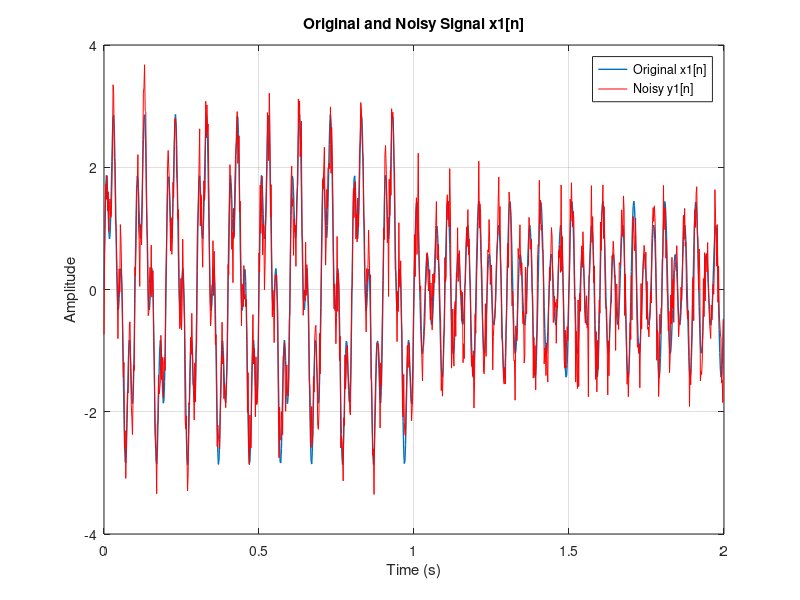
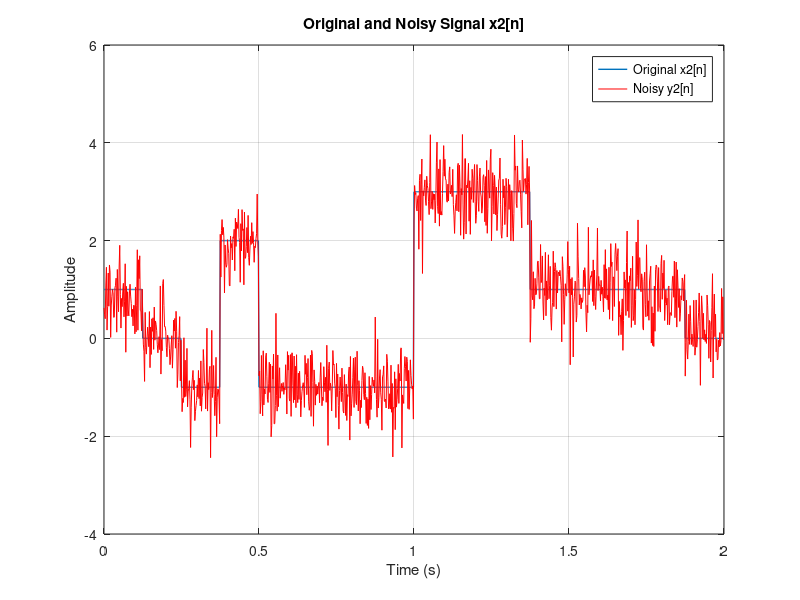

These charts were generated, in order, by the following MATLAB code: (Note: this script raises an error after producing the figures.)
%% Parameters
fs = 512;          % Sampling frequency in Hz
n = 0:1023;        % Sample indices
t = n/fs;          % Time vector in seconds

%% -------------------- Signal x1[n] --------------------
x1n = zeros(size(n));

% First segment
x1n(1:512) = 2*sin(20*pi*t(1:512)) + sin(80*pi*t(1:512));

% Second segment
x1n(513:end) = 0.5*sin(40*pi*t(513:end)) + sin(60*pi*t(513:end));

% Add AWGN (10 dB)
y1n = awgn(x1n, 10, 'measured');

%% Plot original and noisy x1[n] together
figure('Name','Signal x1[n] with Noise','NumberTitle','off');
set(gcf,'Position',[150 150 1200 600]);
plot(t, x1n,  'LineWidth', 1); hold on;
plot(t, y1n, 'r');
xlabel('Time (s)');
ylabel('Amplitude');
title('Original and Noisy Signal x1[n]');
legend('Original x1[n]', 'Noisy y1[n]');
grid on;

%% Signal x2[n]
x2n = zeros(size(n));

x2n(1:64)   = 1;
x2n(129:512) = -1;
x2n(193:256) = 2;    % overlapping handled automatically
x2n(513:704) = 3;
x2n(705:960) = 1;
% Remaining samples are 0

% Add AWGN (10 dB)
y2n = awgn(x2n, 10, 'measured');

%% Plot original and noisy x2[n] together
figure('Name','Signal x2[n] with Noise','NumberTitle','off');
set(gcf,'Position',[150 150 1200 600]);
plot(t, x2n, 'LineWidth', 1); hold on;
plot(t, y2n, 'r');
xlabel('Time (s)');
ylabel('Amplitude');
title('Original and Noisy Signal x2[n]');
legend('Original x2[n]', 'Noisy y2[n]');
grid on;

%% (ii) Observe morphology of Haar and db9


% Haar wavelet 
[phi_h, psi_h, x_h] = wavefun('haar', 10);

figure('Name','Haar: scaling & wavelet','NumberTitle','off');
set(gcf,'Position',[150 150 1200 400]);
subplot(1,2,1);
plot(x_h, phi_h, 'b', 'LineWidth', 1.1);
title('Haar Scaling Function (\phi)');
xlabel('x');
ylabel('\phi(x)');
grid on;

subplot(1,2,2);
plot(x_h, psi_h, 'r', 'LineWidth', 1.1);
title('Haar Wavelet Function (\psi)');
xlabel('x');
ylabel('\psi(x)');
grid on;
% Daubechies 9 wavelet 
[phi_db9, psi_db9, x_db9] = wavefun('db9', 10);

figure('Name','db9: scaling & wavelet','NumberTitle','off');
set(gcf,'Position',[150 150 1200 400]);
subplot(1,2,1);
plot(x_db9, phi_db9, 'b', 'LineWidth', 1.1);
title('Daubechies 9 Scaling Function (\phi)');
xlabel('x');
ylabel('\phi(x)');
grid on;

subplot(1,2,2);
plot(x_db9, psi_db9, 'r', 'LineWidth', 1.1);
title('Daubechies 9 Wavelet Function (\psi)');
xlabel('x');
ylabel('\psi(x)');
grid on;


[C_haar_y1, L_haar_y1] = wavedec(y1n, 10, 'haar');
plot10Dec(C_haar_y1, L_haar_y1, 'y1n [n]', 'Haar');



[C_db9_y1, L_db9_y1] = wavedec(y1n, 10, 'db9');
plot10Dec(C_db9_y1, L_db9_y1, 'y1n [n]', 'DB9');

[C_haar_y2, L_haar_y2] = wavedec(y2n, 10, 'haar');
plot10Dec(C_haar_y2, L_haar_y2, 'y2n [n]', 'Haar');

[C_db9_y2, L_db9_y2] = wavedec(y2n, 10, 'db9');
plot10Dec(C_db9_y2, L_db9_y2, 'y2n [n]', 'DB9');


y1_haar_comps = cell(1,11);

for k = 1:10
    y1_haar_comps{k} = wrcoef('d', C_haar_y1, L_haar_y1, 'haar', k);
end
y1_haar_comps{11} = wrcoef('a', C_haar_y1, L_haar_y1, 'haar', 10);

% Sum all reconstructed components
y1_haar_recon = sum(cat(1, y1_haar_comps{:}), 1);

% Plot reconstructed signal
figure('Position', [100, 100, 1000, 400]);
set(gcf,'Position',[150 150 1200 600]);
plot(t, y1_haar_recon);
xlabel('Time (s)'); ylabel('Amplitude');
title('Reconstructed Waveform of y_1[n] - Haar Wavelet');
xlim([0 2]); grid on;

% Energy verification
E_orig = sum(y1n.^2);
E_recon = sum(y1_haar_recon.^2);
E_diff = abs(E_orig - E_recon);

fprintf('y1[n] - HAAR:\n');
fprintf('  Original Energy     = %.4f\n', E_orig);
fprintf('  Reconstructed Energy = %.4f\n', E_recon);
fprintf('  Difference           = %.6e\n', E_diff);



%% Reconstruction of A10, D10...D1 for y1[n] using DB9

y1_db9_comps = cell(1,11);

for k = 1:10
    y1_db9_comps{k} = wrcoef('d', C_db9_y1, L_db9_y1, 'db9', k);
end
y1_db9_comps{11} = wrcoef('a', C_db9_y1, L_db9_y1, 'db9', 10);

y1_db9_recon = sum(cat(1, y1_db9_comps{:}), 1);

figure();
set(gcf,'Position',[150 150 1200 600]);
plot(t, y1_db9_recon);
xlabel('Time (s)'); ylabel('Amplitude');
title('Reconstructed Waveform of y_1[n] - DB9 Wavelet');
xlim([0 2]); grid on;

E_orig = sum(y1n.^2);
E_recon = sum(y1_db9_recon.^2);
E_diff = abs(E_orig - E_recon);

fprintf('y1[n] - DB9:\n')
fprintf('  Original Energy     = %.4f\n', E_orig);
fprintf('  Reconstructed Energy = %.4f\n', E_recon);
fprintf('  Difference           = %.6e\n', E_diff);


%% Reconstruction of A10, D10...D1 for y2[n] using HAAR

y2_haar_comps = cell(1,11);

for k = 1:10
    y2_haar_comps{k} = wrcoef('d', C_haar_y2, L_haar_y2, 'haar', k);
end
y2_haar_comps{11} = wrcoef('a', C_haar_y2, L_haar_y2, 'haar', 10);

y2_haar_recon = sum(cat(1, y2_haar_comps{:}), 1);

figure();
set(gcf,'Position',[150 150 1200 600]);
plot(t, y2_haar_recon);
xlabel('Time (s)'); ylabel('Amplitude');
title('Reconstructed Waveform of y_2[n] - Haar Wavelet');
xlim([0 2]); grid on;

E_orig = sum(y2n.^2);
E_recon = sum(y2_haar_recon.^2);
E_diff = abs(E_orig - E_recon);

fprintf('y2[n] - HAAR:\n');
fprintf('  Original Energy     = %.4f\n', E_orig);
fprintf('  Reconstructed Energy = %.4f\n', E_recon);
fprintf('  Difference           = %.6e\n', E_diff);

%%Reconstruction of A10, D10...D1 for y2[n] using DB9 

y2_db9_comps = cell(1,11);

for k = 1:10
    y2_db9_comps{k} = wrcoef('d', C_db9_y2, L_db9_y2, 'db9', k);
end
y2_db9_comps{11} = wrcoef('a', C_db9_y2, L_db9_y2, 'db9', 10);

y2_db9_recon = sum(cat(1, y2_db9_comps{:}), 1);

figure();
set(gcf,'Position',[150 150 1200 600]);
plot(t, y2_db9_recon);
xlabel('Time (s)'); ylabel('Amplitude');
title('Reconstructed Waveform of y_2[n] - DB9 Wavelet');
xlim([0 2]); grid on;

E_orig = sum(y2n.^2);
E_recon = sum(y2_db9_recon.^2);
E_diff = abs(E_orig - E_recon);

fprintf('y2[n] - DB9:\n');

fprintf('  Original Energy     = %.4f\n', E_orig);
fprintf('  Reconstructed Energy = %.4f\n', E_recon);
fprintf('  Difference           = %.6e\n', E_diff);

% 2.3. Signal Denoising with DWT
C_haar_y1_abs = abs(C_haar_y1); % Calculating the absolute values
sorted_C_haar_y1_abs = sort(C_haar_y1_abs, 'descend');  % Sorting in descending order

C_db9_y1_abs = abs(C_db9_y1); % Calculating the absolute values
sorted_C_db9_y1_abs = sort(C_db9_y1_abs, 'descend');  % Sorting in descending order

C_haar_y2_abs = abs(C_haar_y2); % Calculating the absolute values
sorted_C_haar_y2_abs = sort(C_haar_y2_abs, 'descend');  % Sorting in descending order

C_db9_y2_abs = abs(C_db9_y2); % Calculating the absolute values
sorted_C_db9_y2_abs = sort(C_db9_y2_abs, 'descend');  % Sorting in descending order

figure('Name','y_1[n] - Haar Coefficients','NumberTitle','off','Position',[100,100,900,400]);
stem(sorted_C_haar_y1_abs, '.');
title('Sorted Absolute Values of y_1[n] - Haar Coefficients');
xlabel('Index'); ylabel('Value');
xlim([0 1024]);
grid on;

figure('Name','y_1[n] - DB9 Coefficients','NumberTitle','off','Position',[150,150,900,400]);
stem(sorted_C_db9_y1_abs, '.');
title('Sorted Absolute Values of y_1[n] - DB9 Coefficients');
xlabel('Index'); ylabel('Value');
xlim([0 1185]);
grid on;

figure('Name','y_2[n] - Haar Coefficients','NumberTitle','off','Position',[200,200,900,400]);
stem(sorted_C_haar_y2_abs, '.');
title('Sorted Absolute Values of y_2[n] - Haar Coefficients');
xlabel('Index'); ylabel('Value');
xlim([0 1024]);
grid on;

figure('Name','y_2[n] - DB9 Coefficients','NumberTitle','off','Position',[250,250,900,400]);
stem(sorted_C_db9_y2_abs, '.');
title('Sorted Absolute Values of y_2[n] - DB9 Coefficients');
xlabel('Index'); ylabel('Value');
xlim([0 1185]);
grid on;

% (ii) Select a threshold for coefficients. Reconstruct the signal with suppressed coefficients

C_haar_y1_denoise = C_haar_y1;
C_haar_y1_denoise(C_haar_y1_abs < 0.75) = 0;
y1_haar_denoised = waverec(C_haar_y1_denoise, L_haar_y1, 'haar');

C_db9_y1_denoise = C_db9_y1;
C_db9_y1_denoise(C_db9_y1_abs < 1) = 0;
y1_db9_denoised = waverec(C_db9_y1_denoise, L_db9_y1, 'db9');

C_haar_y2_denoise = C_haar_y2;
C_haar_y2_denoise(C_haar_y2_abs < 2.5) = 0;
y2_haar_denoised = waverec(C_haar_y2_denoise, L_haar_y2, 'haar');

C_db9_y2_denoise = C_db9_y2;
C_db9_y2_denoise(C_db9_y2_abs < 1.25) = 0;
y2_db9_denoised = waverec(C_db9_y2_denoise, L_db9_y2, 'db9');

% Plot the denoised reconstructed waveforms (separate figures)

% --- y1[n] - Haar ---
figure('Name','y_1[n] - Haar Denoised','NumberTitle','off');
set(gcf,'Position',[150 150 1200 600]);
plot(t, y1_haar_denoised);
xlabel('Time (s)');
ylabel('Amplitude');
title('Denoised Waveform of y_1[n] - Haar Wavelet');
xlim([0 2]);
ylim([-4 4]);
grid on;

% y1[n] - DB9
figure('Name','y_1[n] - DB9 Denoised','NumberTitle','off');
set(gcf,'Position',[150 150 1200 600]);
plot(t, y1_db9_denoised);
xlabel('Time (s)');
ylabel('Amplitude');
title('Denoised Waveform of y_1[n] - DB9 Wavelet');
xlim([0 2]);
ylim([-4 4]);
grid on;

% y2[n] - Haar 
figure('Name','y_2[n] - Haar Denoised','NumberTitle','off');
set(gcf,'Position',[150 150 1200 600]);
plot(t, y2_haar_denoised);
xlabel('Time (s)');
ylabel('Amplitude');
title('Denoised Waveform of y_2[n] - Haar Wavelet');
xlim([0 2]);
ylim([-2.5 4.5]);
grid on;

% --- y2[n] - DB9 ---
figure('Name','y_2[n] - DB9 Denoised','NumberTitle','off');
set(gcf,'Position',[150 150 1200 600]);
plot(t, y2_db9_denoised);
xlabel('Time (s)');
ylabel('Amplitude');
title('Denoised Waveform of y_2[n] - DB9 Wavelet');
xlim([0 2]);
ylim([-2.5 4.5]);
grid on;


% (iii) Calculate the RMSE between the original and denoised signal. Plot on the same plot

% Calculate the RMSE values for denoised signals

% y1[n] with Haar 
mse_y1_haar = mean((x1n - y1_haar_denoised).^2);
rmse_y1_haar = sqrt(mse_y1_haar);
fprintf('The RMSE value for y_1[n] signal when denoised using "Haar" wavelet is %.6f.\n', rmse_y1_haar);

% y1[n] with DB9 
mse_y1_db9 = mean((x1n - y1_db9_denoised).^2);
rmse_y1_db9 = sqrt(mse_y1_db9);
fprintf('The RMSE value for y_1[n] signal when denoised using "DB9" wavelet is %.6f.\n', rmse_y1_db9);

% y2[n] with Haar
mse_y2_haar = mean((x2n - y2_haar_denoised).^2);
rmse_y2_haar = sqrt(mse_y2_haar);
fprintf('The RMSE value for y_2[n] signal when denoised using "Haar" wavelet is %.6f.\n', rmse_y2_haar);

% y2[n] with DB9 
mse_y2_db9 = mean((x2n - y2_db9_denoised).^2);
rmse_y2_db9 = sqrt(mse_y2_db9);
fprintf('The RMSE value for y_2[n] signal when denoised using "DB9" wavelet is %.6f.\n', rmse_y2_db9);


% Plot the ideal and denoised signals on the same plot
figure('Position', [100, 100, 1200, 800]);

subplot(2, 2, 1);
plot(t, x1n, t, y1_haar_denoised);
xlabel('Time (s)'); ylabel('Amplitude');
title('Denoised Waveform of y_1 [n] - Haar Wavelet');
xlim([0 2]), ylim([-4 4]);
legend('Original', 'Denoised');
grid on;

subplot(2, 2, 2);
plot(t, x1n, t, y1_db9_denoised);
xlabel('Time (s)'); ylabel('Amplitude');
title('Denoised Waveform of y_1 [n] - DB9 Wavelet');
xlim([0 2]), ylim([-4 4]);
legend('Original', 'Denoised');
grid on;

subplot(2, 2, 3);
plot(t, x2n, t, y2_haar_denoised);
xlabel('Time (s)'); ylabel('Amplitude');
title('Denoised Waveform of y_2 [n] - Haar Wavelet');
xlim([0 2]), ylim([-2.5 4.5]);
legend('Original', 'Denoised');
grid on;

subplot(2, 2, 4);
plot(t, x2n, t, y2_db9_denoised);
xlabel('Time (s)'); ylabel('Amplitude');
title('Denoised Waveform of y_2 [n] - DB9 Wavelet');
xlim([0 2]), ylim([-2.5 4.5]);
legend('Original', 'Denoised');
grid on;

%% BM4152 Assignment 3 - Section 2.4
% Signal Compression using DWT
clear; close all; clc;
fs = 257;
% Load ECG aVR signal
load('ECGsig.mat'); 
t = (0 : length(aVR)-1) / fs; % Calculating time points

figure('Position', [100, 100, 1000, 400]);
plot(t, aVR);
title('Plot of the ECGsig.mat Waveform');
xlabel('Index'); ylabel('Value');
grid on;

% (i) Obtain the discrete wavelet coefficients of the signal

[C_haar_aVR, L_haar_aVR] = wavedec(aVR, 10, 'haar');
[C_db9_aVR, L_db9_aVR] = wavedec(aVR, 10, 'db9');

C_haar_aVR_abs = abs(C_haar_aVR); % Calculating the absolute values
sorted_C_haar_aVR_abs = sort(C_haar_aVR_abs, 'descend');  % Sorting in descending order

C_db9_aVR_abs = abs(C_db9_aVR); % Calculating the absolute values
sorted_C_db9_aVR_abs = sort(C_db9_aVR_abs, 'descend');  % Sorting in descending order

figure('Position', [100, 100, 1200, 300]);

subplot(1, 2, 1);
stem(sorted_C_haar_aVR_abs, '.');
title('Sorted Absolute Values of aVR [n] Haar Coefficients');
xlabel('Index'); ylabel('Value');
xlim([0 1024]);
grid on;

subplot(1, 2, 2);
stem(sorted_C_db9_aVR_abs, '.');
title('Sorted Absolute Values of aVR [n] DB9 Coefficients');
xlabel('Index'); ylabel('Value');
xlim([0 1185]);
grid on;
% (ii) Find the number of coefficients which are required to represent 99% of the energy of the signal

% Calculate the total energy of the signal for both Haar and DB9 wavelets
total_energy_haar = sum(C_haar_aVR_abs.^2);  % Total energy for Haar
total_energy_db9 = sum(C_db9_aVR_abs.^2);    % Total energy for DB9

% Calculate cumulative energy to find the minimum number of coefficients for 99% energy
cumulative_energy_haar = cumsum(sorted_C_haar_aVR_abs.^2);
cumulative_energy_db9 = cumsum(sorted_C_db9_aVR_abs.^2);

% Find the threshold value and the number of coefficients that make up 99% of the energy
num_coeffs_haar_99 = find(cumulative_energy_haar >= 0.99 * total_energy_haar, 1);
num_coeffs_db9_99 = find(cumulative_energy_db9 >= 0.99 * total_energy_db9, 1);

threshold_haar = sorted_C_haar_aVR_abs(num_coeffs_haar_99);
threshold_db9 = sorted_C_db9_aVR_abs(num_coeffs_db9_99);

fprintf('Number of Haar coefficients required for 99%% energy: %d\n', num_coeffs_haar_99);
fprintf('Number of DB9 coefficients required for 99%% energy: %d\n', num_coeffs_db9_99);

% (iii) Compress the signal and find the compression ratio. Plot the reconstructed signal

% Compress the coefficients by setting values below the threshold to zero
% For Haar wavelet
compressed_C_haar_aVR = C_haar_aVR;
compressed_C_haar_aVR(abs(compressed_C_haar_aVR) < threshold_haar) = 0;

% For DB9 wavelet
compressed_C_db9_aVR = C_db9_aVR;
compressed_C_db9_aVR(abs(compressed_C_db9_aVR) < threshold_db9) = 0;

% Reconstruct the signal using the thresholded coefficients
reconstructed_aVR_haar = waverec(compressed_C_haar_aVR, L_haar_aVR, 'haar');
reconstructed_aVR_db9 = waverec(compressed_C_db9_aVR, L_db9_aVR, 'db9');

% Plot the compressed signals after reconstruction
figure('Position', [100, 100, 1200, 400]);

subplot(1, 2, 1);
plot(t, aVR, t, reconstructed_aVR_haar);
xlabel('Time (s)'); ylabel('Amplitude');
title('Reconstructed Waveform After Compression - Haar');
grid on;

subplot(1, 2, 2);
plot(t, aVR, t, reconstructed_aVR_db9);
xlabel('Time (s)'); ylabel('Amplitude');
title('Reconstructed Waveform After Compression - DB9');
grid on;

% Calculating the compression ratio
% Count the number of non-zero coefficients after compression
non_zero_coeffs_haar = nnz(compressed_C_haar_aVR);
non_zero_coeffs_db9 = nnz(compressed_C_db9_aVR);

% Calculate the total number of original coefficients
total_coeffs_haar = length(C_haar_aVR);
total_coeffs_db9 = length(C_db9_aVR);

% Calculate compression ratios
compression_ratio_haar = total_coeffs_haar / non_zero_coeffs_haar;
compression_ratio_db9 = total_coeffs_db9 / non_zero_coeffs_db9;

fprintf('Compression ratio for Haar wavelet: %.2f\n', compression_ratio_haar);
fprintf('Compression ratio for DB9 wavelet: %.2f\n', compression_ratio_db9);

% Calculating the RMSE values for denoised (compressed) signals

%aVR with Haar
mse_aVR_haar = mean((aVR - reconstructed_aVR_haar).^2);
rmse_aVR_haar = sqrt(mse_aVR_haar);
fprintf('The RMSE value for aVR signal when compressed using "Haar" wavelet is %.6f.\n', rmse_aVR_haar);

%aVR with DB9
mse_aVR_db9 = mean((aVR - reconstructed_aVR_db9).^2);
rmse_aVR_db9 = sqrt(mse_aVR_db9);
fprintf('The RMSE value for aVR signal when compressed using "DB9" wavelet is %.6f.\n', rmse_aVR_db9);


function plot10Dec(C, L, sig, wavlt)
    % Preparing the figure to plot all levels
    figure('Position', [100, 100, 1200, 1200]);

    
    % Plotting detail coefficients
    for k = 1:10
        subplot(6, 2, k);  % Utilizing a grid, k+1 for correct positioning
        details = detcoef(C, L, k);
        stem(details, 'filled', '.');
        title(['Detail Coefficients at Level ', num2str(k)]);
        xlim([find(details ~= 0, 1, 'first')-1 length(details)+1]);
        grid on;
    end

    % Plotting the approximation coefficients
    subplot(6, 2, 11);
    approx = appcoef(C, L, 'haar', 10);
    stem(approx, 'filled', '.');
    title(['Approximation Coefficients at Level ', num2str(10)]);
    xlim([find(approx ~= 0, 1, 'first')-1 length(approx)+1]);
    grid on;

    % Enhance plot appearance
    sgtitle(['Wavelet Decomposition of Signal ', sig, ' using ', wavlt]);
end
